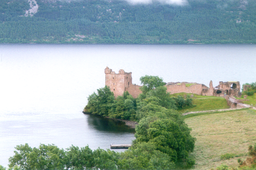
#> input picture assignment01/images/lochness.tiff, 256 x 170 px, shrunk from 841 x 559 before the run
$ python task04a.py   (older library calls are emulated)
#> lines starting #> are read from the running program, lines starting #| are printed output that depends on the picture
#!/usr/bin/python3

import numpy as np
import matplotlib.pyplot as plt
from scipy import misc
from PIL import Image

originalImage = misc.imread('./images/lochness.tiff')
#> originalImage is the input picture: shape (170, 256, 3); mean R, G, B 157.5, 174.4, 169.5

# The main function for applying a filter to an 2d-rgb-array
def spatialConvolution(inputImage, kernel):
	#inputImage = inputImage.astype('float32') # Convert to float to avoid overflow issues
	inputImage = np.array(inputImage)
	outputImage = np.array(inputImage) # Create a copy which can be modified
	(imageHeight, imageWidth, channele) = inputImage.shape
#> imageHeight = 170; imageWidth = 256; channele = 3

	kernelWidth = len(kernel[0]) # Width of kernel
	centerKernelWidth = int(np.floor(kernelWidth / 2)) # Center width of kernel
	kernelHeight = len(kernel) # Height of kernel
	centerKernelHeight = int(np.floor(kernelHeight / 2)) # Center height of kernel


	for y in range(imageHeight):
		for x in range(imageWidth):
			sumr = 0
			sumg = 0
			sumb = 0

			for ky in range(kernelHeight):
				for kx in range(kernelWidth):
					lx = kx - centerKernelHeight
					ly = ky - centerKernelWidth

					currentPixelX = x + lx
					currentPixelY = y + ly

					if 0 <= currentPixelX < imageWidth and 0 <= currentPixelY < imageHeight:
						r = inputImage[currentPixelY] [currentPixelX] [0] * kernel[ky][kx]
						g = inputImage[currentPixelY] [currentPixelX] [1] * kernel[ky][kx]
						b = inputImage[currentPixelY] [currentPixelX] [2] * kernel[ky][kx]

						sumr = sumr + r
						sumg = sumg + g
						sumb = sumb + b

			outputImage[y][x][0] = sumr
			outputImage[y][x][1] = sumg
			outputImage[y][x][2] = sumb
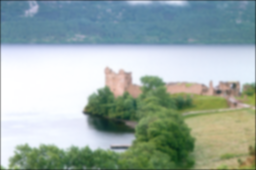
#> outputImage: shape (170, 256, 3); mean R, G, B 155.9, 172.7, 167.9

	return outputImage

avaraging3x3kernel =  (1 / 9) * np.array([
  [1, 1, 1],
  [1, 1, 1],
  [1, 1, 1]
])

gaussian5x5Kernel =  (1 / 256) * np.array([
  [1, 4, 6, 4, 1],
  [4, 16, 24, 16, 4],
  [6, 24, 36, 24, 6],
  [4, 16, 24, 16, 4],
  [1, 4, 6, 4, 1]
])

filteredImage = spatialConvolution(originalImage, gaussian5x5Kernel)
print("Før bilde")
_, ax = plt.subplots(1, 2, figsize=(16, 8))
ax[1].imshow(filteredImage)
ax[1].set_axis_off()
ax[0].imshow(originalImage)
ax[0].set_axis_off()
plt.show()
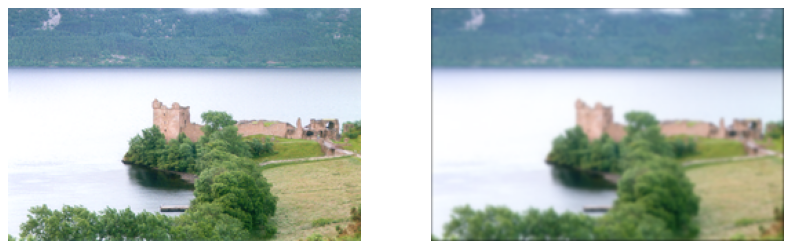
#> figure drawn by matplotlib, 2 panels
print("Etter bilde")
